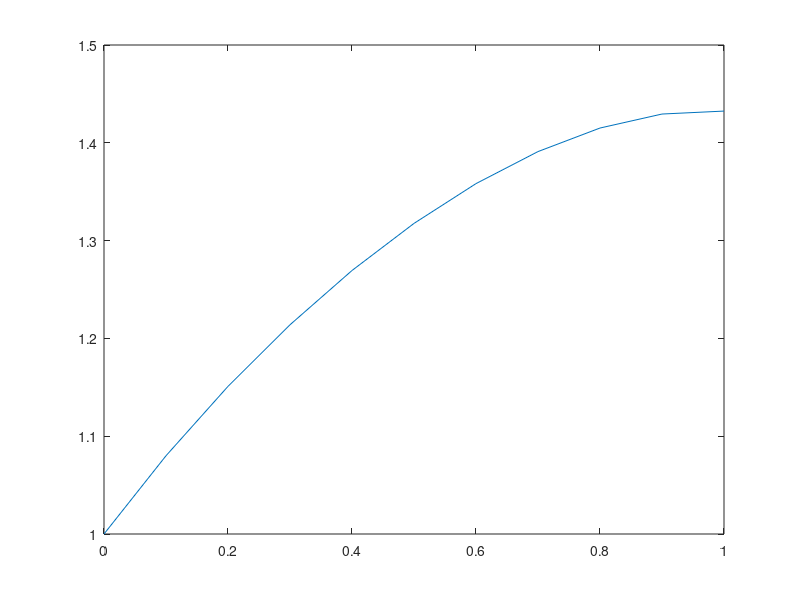

This figure's MATLAB source:
h=0.1;
t=0:h:1;
N=length(t);
y=zeros(1,N);
y(1,1)=1;
for k=2:N
    y(1,k) = y(1,k-1)+0.1*(y(1,k-1)-2*(k-1)*0.1/y(1,k-1));
end
subplot(1,1,1);
plot(t,y);